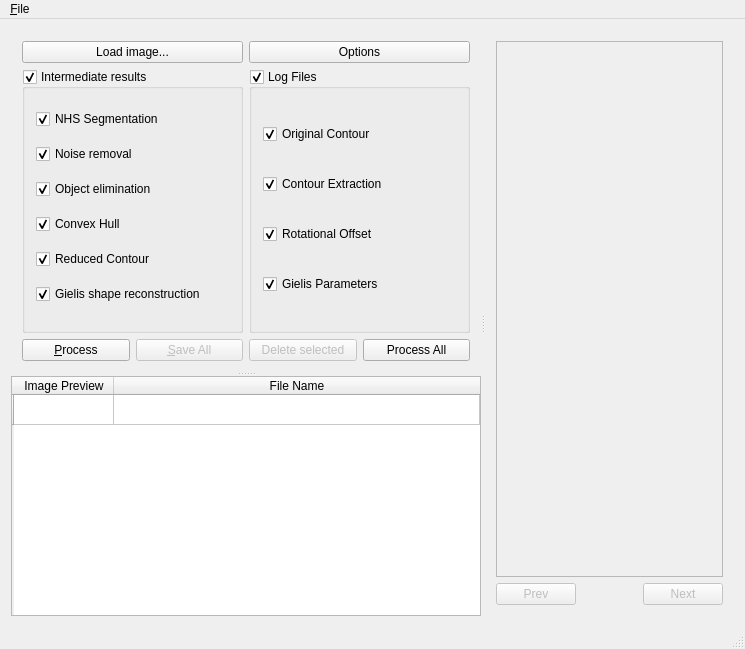
<?xml version="1.0" encoding="UTF-8"?>
<ui version="4.0">
 <class>Gui</class>
 <widget class="QMainWindow" name="Gui">
  <property name="enabled">
   <bool>true</bool>
  </property>
  <property name="geometry">
   <rect>
    <x>0</x>
    <y>0</y>
    <width>745</width>
    <height>649</height>
   </rect>
  </property>
  <property name="contextMenuPolicy">
   <enum>Qt::DefaultContextMenu</enum>
  </property>
  <property name="windowTitle">
   <string>Road Sign Detection</string>
  </property>
  <property name="windowIcon">
   <iconset resource="window_QT.qrc">
    <normaloff>:/logo.png</normaloff>:/logo.png</iconset>
  </property>
  <widget class="QWidget" name="centralWidget">
   <layout class="QGridLayout" name="gridLayout_2">
    <item row="0" column="0">
     <widget class="QSplitter" name="splitter_2">
      <property name="orientation">
       <enum>Qt::Horizontal</enum>
      </property>
      <widget class="QSplitter" name="splitter">
       <property name="sizePolicy">
        <sizepolicy hsizetype="Minimum" vsizetype="Expanding">
         <horstretch>0</horstretch>
         <verstretch>0</verstretch>
        </sizepolicy>
       </property>
       <property name="maximumSize">
        <size>
         <width>519</width>
         <height>16777215</height>
        </size>
       </property>
       <property name="orientation">
        <enum>Qt::Vertical</enum>
       </property>
       <widget class="QWidget" name="layoutWidget1">
        <layout class="QGridLayout" name="gridLayout">
         <property name="sizeConstraint">
          <enum>QLayout::SetMaximumSize</enum>
         </property>
         <item row="0" column="0">
          <layout class="QHBoxLayout" name="horizontalLayout_3">
           <item>
            <widget class="QPushButton" name="pushButton_LoadImage">
             <property name="text">
              <string>Load image...</string>
             </property>
            </widget>
           </item>
           <item>
            <widget class="QPushButton" name="pushButton_Options">
             <property name="text">
              <string>Options</string>
             </property>
            </widget>
           </item>
          </layout>
         </item>
         <item row="4" column="0">
          <layout class="QHBoxLayout" name="horizontalLayout">
           <item>
            <widget class="QPushButton" name="pushButton_Process">
             <property name="toolTip">
              <string>Process the current image</string>
             </property>
             <property name="text">
              <string>&amp;Process</string>
             </property>
             <property name="icon">
              <iconset resource="window_QT.qrc">
               <normaloff>:/logo.png</normaloff>:/logo.png</iconset>
             </property>
             <property name="shortcut">
              <string>Ctrl+P</string>
             </property>
            </widget>
           </item>
           <item>
            <widget class="QPushButton" name="pushButton_SaveAll">
             <property name="enabled">
              <bool>false</bool>
             </property>
             <property name="toolTip">
              <string>Save all the output images</string>
             </property>
             <property name="statusTip">
              <string/>
             </property>
             <property name="text">
              <string>&amp;Save All</string>
             </property>
             <property name="icon">
              <iconset resource="window_QT.qrc">
               <normaloff>:/save-icon</normaloff>:/save-icon</iconset>
             </property>
             <property name="shortcut">
              <string>Ctrl+S</string>
             </property>
            </widget>
           </item>
           <item>
            <widget class="QPushButton" name="pushButton_Delete">
             <property name="enabled">
              <bool>false</bool>
             </property>
             <property name="text">
              <string>Delete selected</string>
             </property>
             <property name="icon">
              <iconset resource="window_QT.qrc">
               <normaloff>:/properties-icon</normaloff>:/properties-icon</iconset>
             </property>
             <property name="shortcut">
              <string>Del</string>
             </property>
            </widget>
           </item>
           <item>
            <widget class="QPushButton" name="pushButton_Process_All">
             <property name="toolTip">
              <string>Process and Save all the images</string>
             </property>
             <property name="text">
              <string>Process All</string>
             </property>
             <property name="icon">
              <iconset resource="window_QT.qrc">
               <normaloff>:/logomulti.png</normaloff>:/logomulti.png</iconset>
             </property>
            </widget>
           </item>
          </layout>
         </item>
         <item row="1" column="0">
          <layout class="QHBoxLayout" name="horizontalLayout_4">
           <item>
            <layout class="QVBoxLayout" name="verticalLayout_2">
             <item>
              <widget class="QGroupBox" name="groupBox_IntermediateResults">
               <property name="title">
                <string>Intermediate results</string>
               </property>
               <property name="checkable">
                <bool>true</bool>
               </property>
               <layout class="QVBoxLayout" name="verticalLayout">
                <item>
                 <widget class="QCheckBox" name="NHSSegmentation">
                  <property name="text">
                   <string>NHS Segmentation</string>
                  </property>
                  <property name="checked">
                   <bool>true</bool>
                  </property>
                 </widget>
                </item>
                <item>
                 <widget class="QCheckBox" name="NoiseRemoval">
                  <property name="text">
                   <string>Noise removal</string>
                  </property>
                  <property name="checked">
                   <bool>true</bool>
                  </property>
                 </widget>
                </item>
                <item>
                 <widget class="QCheckBox" name="ObjectElimination">
                  <property name="text">
                   <string>Object elimination</string>
                  </property>
                  <property name="checked">
                   <bool>true</bool>
                  </property>
                 </widget>
                </item>
                <item>
                 <widget class="QCheckBox" name="ContourExtaction">
                  <property name="text">
                   <string>Convex Hull</string>
                  </property>
                  <property name="checked">
                   <bool>true</bool>
                  </property>
                 </widget>
                </item>
                <item>
                 <widget class="QCheckBox" name="GetRotationOffset">
                  <property name="text">
                   <string>Reduced Contour</string>
                  </property>
                  <property name="checked">
                   <bool>true</bool>
                  </property>
                 </widget>
                </item>
                <item>
                 <widget class="QCheckBox" name="GielisShapeReconstruction">
                  <property name="text">
                   <string>Gielis shape reconstruction</string>
                  </property>
                  <property name="checked">
                   <bool>true</bool>
                  </property>
                 </widget>
                </item>
               </layout>
              </widget>
             </item>
            </layout>
           </item>
           <item>
            <layout class="QVBoxLayout" name="verticalLayout_4">
             <item>
              <widget class="QGroupBox" name="groupBox">
               <property name="title">
                <string>Log Files</string>
               </property>
               <property name="checkable">
                <bool>true</bool>
               </property>
               <layout class="QVBoxLayout" name="verticalLayout_5">
                <item>
                 <widget class="QCheckBox" name="logOriginalContour">
                  <property name="text">
                   <string>Original Contour</string>
                  </property>
                  <property name="checked">
                   <bool>true</bool>
                  </property>
                 </widget>
                </item>
                <item>
                 <widget class="QCheckBox" name="logContourExtraction">
                  <property name="text">
                   <string>Contour Extraction</string>
                  </property>
                  <property name="checked">
                   <bool>true</bool>
                  </property>
                 </widget>
                </item>
                <item>
                 <widget class="QCheckBox" name="logRotationalOffset">
                  <property name="text">
                   <string>Rotational Offset</string>
                  </property>
                  <property name="checked">
                   <bool>true</bool>
                  </property>
                 </widget>
                </item>
                <item>
                 <widget class="QCheckBox" name="logGielisParameters">
                  <property name="text">
                   <string>Gielis Parameters</string>
                  </property>
                  <property name="checked">
                   <bool>true</bool>
                  </property>
                 </widget>
                </item>
               </layout>
              </widget>
             </item>
            </layout>
           </item>
          </layout>
         </item>
        </layout>
       </widget>
       <widget class="QTableWidget" name="tableImage">
        <property name="sizePolicy">
         <sizepolicy hsizetype="Minimum" vsizetype="Preferred">
          <horstretch>0</horstretch>
          <verstretch>0</verstretch>
         </sizepolicy>
        </property>
        <property name="maximumSize">
         <size>
          <width>500</width>
          <height>16777215</height>
         </size>
        </property>
        <property name="sortingEnabled">
         <bool>true</bool>
        </property>
        <attribute name="horizontalHeaderStretchLastSection">
         <bool>true</bool>
        </attribute>
        <row>
         <property name="text">
          <string/>
         </property>
         <property name="textAlignment">
          <set>AlignHCenter|AlignVCenter|AlignCenter</set>
         </property>
        </row>
        <column>
         <property name="text">
          <string>Image Preview</string>
         </property>
         <property name="textAlignment">
          <set>AlignHCenter|AlignVCenter|AlignCenter</set>
         </property>
        </column>
        <column>
         <property name="text">
          <string>File Name</string>
         </property>
         <property name="textAlignment">
          <set>AlignHCenter|AlignVCenter|AlignCenter</set>
         </property>
        </column>
        <item row="0" column="0">
         <property name="text">
          <string/>
         </property>
        </item>
       </widget>
      </widget>
      <widget class="QWidget" name="layoutWidget">
       <layout class="QVBoxLayout" name="verticalLayout_3">
        <item>
         <widget class="ImageFrame" name="frame">
          <property name="enabled">
           <bool>true</bool>
          </property>
          <property name="sizePolicy">
           <sizepolicy hsizetype="MinimumExpanding" vsizetype="MinimumExpanding">
            <horstretch>0</horstretch>
            <verstretch>0</verstretch>
           </sizepolicy>
          </property>
          <property name="minimumSize">
           <size>
            <width>0</width>
            <height>0</height>
           </size>
          </property>
          <property name="frameShape">
           <enum>QFrame::StyledPanel</enum>
          </property>
          <property name="frameShadow">
           <enum>QFrame::Raised</enum>
          </property>
         </widget>
        </item>
        <item>
         <layout class="QHBoxLayout" name="horizontalLayout_2">
          <property name="sizeConstraint">
           <enum>QLayout::SetMinimumSize</enum>
          </property>
          <item>
           <widget class="QPushButton" name="pushButton_Prev">
            <property name="enabled">
             <bool>false</bool>
            </property>
            <property name="maximumSize">
             <size>
              <width>80</width>
              <height>16777215</height>
             </size>
            </property>
            <property name="text">
             <string>Prev</string>
            </property>
           </widget>
          </item>
          <item>
           <widget class="QLabel" name="label_CurrentImage">
            <property name="text">
             <string/>
            </property>
            <property name="alignment">
             <set>Qt::AlignCenter</set>
            </property>
           </widget>
          </item>
          <item>
           <widget class="QPushButton" name="pushButton_Next">
            <property name="enabled">
             <bool>false</bool>
            </property>
            <property name="maximumSize">
             <size>
              <width>80</width>
              <height>16777215</height>
             </size>
            </property>
            <property name="text">
             <string>Next</string>
            </property>
           </widget>
          </item>
         </layout>
        </item>
       </layout>
      </widget>
     </widget>
    </item>
   </layout>
  </widget>
  <widget class="QMenuBar" name="menuBar">
   <property name="geometry">
    <rect>
     <x>0</x>
     <y>0</y>
     <width>745</width>
     <height>24</height>
    </rect>
   </property>
   <widget class="QMenu" name="menuFile">
    <property name="title">
     <string>&amp;File</string>
    </property>
    <addaction name="actionOpen"/>
    <addaction name="actionSave"/>
    <addaction name="separator"/>
    <addaction name="actionExit_2"/>
   </widget>
   <addaction name="menuFile"/>
  </widget>
  <widget class="QStatusBar" name="statusBar"/>
  <action name="actionOpen">
   <property name="text">
    <string>&amp;Open...</string>
   </property>
  </action>
  <action name="actionSave">
   <property name="text">
    <string>&amp;Save...</string>
   </property>
  </action>
  <action name="actionExit_2">
   <property name="text">
    <string>E&amp;xit</string>
   </property>
  </action>
 </widget>
 <layoutdefault spacing="6" margin="11"/>
 <customwidgets>
  <customwidget>
   <class>ImageFrame</class>
   <extends>QFrame</extends>
   <header location="global">imageframe.h</header>
   <container>1</container>
  </customwidget>
 </customwidgets>
 <resources>
  <include location="window_QT.qrc"/>
 </resources>
 <connections/>
</ui>
